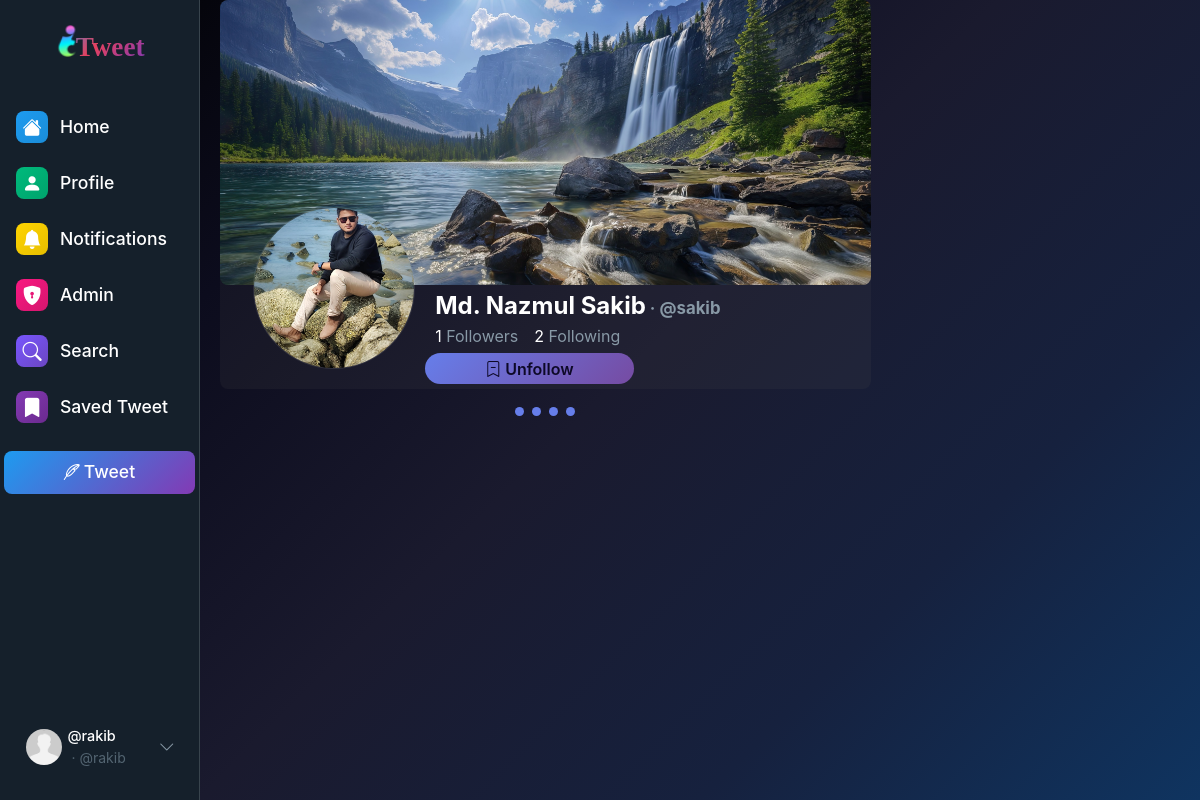
Page /user/profile/1 (signed in) on the committed database.
### user_profile/models.py (models this page shows, shortened)
class UserProfile(models.Model):
    GENDER_CHOICES = [
        ('M', 'Male'),
        ('F', 'Female'),
        ('O', 'Other'),
        ('N', 'Prefer not to say'),
    ]
    RELATIONSHIP_STATUS = [
        ('SINGLE', 'Single'),
        ('IN_RELATIONSHIP', 'In a relationship'),
        ('ENGAGED', 'Engaged'),
        ('MARRIED', 'Married'),
        ('COMPLICATED', "It's complicated"),
        ('SEPARATED', 'Separated'),
        ('DIVORCED', 'Divorced'),
        ('WIDOWED', 'Widowed'),
    ]
    user = models.OneToOneField(User, on_delete=models.CASCADE, related_name='profile')
    name=models.TextField(max_length=200,blank=True,null=True)
    bio = models.TextField(max_length=500, blank=True, null=True)
    date_of_birth = models.DateField(blank=True, null=True)
    gender = models.CharField(max_length=1, choices=GENDER_CHOICES, blank=True, null=True)
    phone_number = models.CharField(max_length=20, blank=True, null=True)
    profile_picture = models.ImageField(
        upload_to='profile_pictures/',
        blank=True,
        null=True,
        default='profile_pictures/default_avatar.jpg'
    )
    cover_photo = models.ImageField(
        upload_to='cover_photos/',
        blank=True,
        null=True,
        default='cover_photos/default_cover.jpg'
    )
    follower_count=models.IntegerField(default=0)
    following_count=models.IntegerField(default=0)
    current_city = models.CharField(max_length=100, blank=True, null=True)
    hometown = models.CharField(max_length=100, blank=True, null=True)
    country = models.CharField(max_length=100, blank=True, null=True)
    workplace = models.CharField(max_length=200, blank=True, null=True)
    position = models.CharField(max_length=200, blank=True, null=True)
    education = models.CharField(max_length=200, blank=True, null=True)
    website = models.URLField(blank=True, null=True)
    facebook_url = models.URLField(blank=True, null=True)
    twitter_url = models.URLField(blank=True, null=True)
    instagram_url = models.URLField(blank=True, null=True)
    linkedin_url = models.URLField(blank=True, null=True)
    relationship_status = models.CharField(max_length=20, choices=RELATIONSHIP_STATUS, blank=True, null=True)
    is_profile_public = models.BooleanField(default=True)
    show_email = models.BooleanField(default=False)
    show_phone = models.BooleanField(default=False)
    created_at = models.DateTimeField(auto_now_add=True)
    updated_at = models.DateTimeField(auto_now=True)
    @property
    def full_name(self):
        if self.user.first_name and self.user.last_name:
            return f"{self.user.first_name} {self.user.last_name}"
        elif self.user.first_name:
            return self.user.first_name
        elif self.user.last_name:
            return self.user.last_name
        else:
            return self.user.username

### user_profile/views/user_profile.py (the view)
# urls.py: path('profile/<int:user_id>', UserProfile, name='user_profile'),
@login_required
def UserProfile(request,user_id):
        user=get_object_or_404(User,id=user_id)
        user_profile=get_object_or_404(UserProfileModel,user=user)
        comment_form=CommentForm()
        is_following=FollowModel.objects.filter(user=request.user,following_to=user).exists() if request.user.is_authenticated else False
        return render(request, 'user_profile.html',{
            'comment_form':comment_form,
            "profile_user":user,
            'user_profile':user_profile,
            'is_following':is_following,
            })

### user_profile/templates/user_profile.html (shortened to what this page needs)
{% extends 'layout.html' %}
{% load static %}
{% block content %}
  <link rel="stylesheet" href="{% static 'css/user_profile/profile_body_style.css' %}" />
  <link rel="stylesheet" href="{% static 'css/components/tweet_card_style.css' %}" />
  <link rel="stylesheet" href="{% static 'css/components/comment_style.css' %}" />
  <div class="d-flex px-lg-1 h-100">
    <div class="col-lg-8 user_profile_center_container overflow-auto">
      <div class="user_profile_data_container_parent">
        <div class="user_profile_data_container p-0">
          <div class="user_profile_cover_photo_container">
            <img class="user_profile_cover_photo" src="{{ user_profile.cover_photo.url }}" alt="" />
          </div>
          <div class="user_profile_display_photo_container z-1 d-flex">
            <img class="user_profile_display_photo border" src="{{ user_profile.profile_picture.url }}" alt="" />
            <div class="row ms-2">
              <div class="col-12 p-0 h-50"></div>
              <div class="user_profile_name_container d-flex flex-column col-12">
                <p class="profile_name m-0 hx">
                  {{ user_profile.name }}<span class="profile_username text-muted m-0 ms-1">&middot; {{ profile_user.username }}</span>
                </p>
                <div class="d-flex gap-3">
                  <div class="user_profile_follower_count_container" data-bs-toggle="modal" data-bs-target="#id_user_profile_follow_list_modal">
                    <span class="profile_followers_count">{{ user_profile.follower_count }}</span> <span class="text-muted">Followers</span>
                  </div>
                  <div class="user_profile_following_count_container" data-bs-toggle="modal" data-bs-target="#id_user_profile_follow_list_modal">
                    <span class="profile_following_count">{{ user_profile.following_count }}</span> <span class="text-muted">Following</span>
                  </div>
                </div>
                <div class="user_profile_header_edit_profile">
                  {% if user.id == profile_user.id %}
                    <a href="{% url 'edit_profile' %}"><button class="btn text-danger-emphasis p-0"><i class="bi bi-pencil-fill"></i> Edit Profile</button></a>
                  {% elif is_following %}
                    <button class="btn profile-follow-btn" onclick="fn_toggle_follow('{{ profile_user.id }}')"><i class="bi bi-bookmark-dash"></i> Unfollow</button>
                  {% else %}
                    <button class="btn profile-follow-btn" onclick="fn_toggle_follow('{{ profile_user.id }}')"><i class="bi bi-bookmark-plus"></i> Follow</button>
                  {% endif %}
                </div>
              </div>
            </div>
          </div>
        </div>
      </div>
      <div class="tab-content active" id="tweetsTab">
        <div class="user_feed_container p-lg-3 p-1">
          <div class="loading-spinner text-center" id="profile_tweet_loading">
            <div class="loading-dots">
              <div class="dot"></div>
              <div class="dot"></div>
              <div class="dot"></div>
              <div class="dot"></div>
            </div>
          </div>
        </div>
      </div>
    </div>
    <div class="user_profile_detail col-lg-4 overflow-auto vh-100 p-2 d-none d-lg-block"></div>
  </div>
{% endblock %}

### templates/layout.html (shortened to what this page needs)
{% load static %}
<html lang="en" data-bs-theme="dark">
<head>
  <link href="https://cdn.jsdelivr.net/npm/bootstrap@5.3.8/dist/css/bootstrap.min.css" rel="stylesheet"
 />
  <link rel="stylesheet" href="https://cdn.jsdelivr.net/npm/bootstrap-icons@1.13.1/font/bootstrap-icons.min.css" />
  <link rel="stylesheet" href="{% static 'css/layout.css' %}" />
  <link rel="stylesheet" href="{% static 'css/dark-mode.css' %}" />
</head>
<body class="dark-mode cosmic">
  <div class="">
    {% block full_page %}
    <div class="container-fluid p-0">
        {% include 'layouts/mobile_top_bar.html' %}
      <div class="d-flex">
        <div class="col-sm-2 col-md-1 col-lg-2 home-left-panel p-0 d-none d-sm-block">
          {% include 'layouts/home_left_panel.html' %}
        </div>
        <div class="col-12 col-sm-10 col-md-11 col-lg-10 p-0 ps-lg-3 content-panel">
          {% block content %}{% endblock %}
        </div>
      </div>
        {% include 'layouts/mobile_bottom_bar.html' %}
    </div>
    {% endblock %}
  </div>
</body>
</html>

### templates/layouts/mobile_top_bar.html (shortened to what this page needs)
{% load static %}
<link rel="stylesheet" href="{% static 'css/layouts_style/mobile_topbar_style.css' %}" />

### templates/layouts/home_left_panel.html (shortened to what this page needs)
{% load static %}
<link rel="stylesheet" href="{% static 'css/layouts_style/home_left_panel_style.css' %}" />
<div class="left-panel-dark d-flex flex-column justify-content-between py-4 vh-100">
  <div class="px-auto">
    <div class="text-center mb-4">
      <a class="navbar-brand logo-gradient" href="{% url 'home' %}"><img src="{% static 'favicon.ico' %}" alt="iTweet Logo" class="nav-logo-img" />Tweet</a>
    </div>
    <div class="nav-menu">
      <a class="nav-item" href="{% url 'home' %}">
        <div class="nav-icon-wrapper gradient-primary">
          <i class="bi bi-house-fill"></i>
        </div>
        <span class="nav-label">Home</span>
      </a>
      <a class="nav-item"
        href="{% if user.is_authenticated %}
          {% url 'user_profile' user_id=user.id %}
        {% else %}
          {% url 'user_profile' user_id=1 %}
        {% endif %}">
        <div class="nav-icon-wrapper gradient-success">
          <i class="bi bi-person-fill"></i>
        </div>
        <span class="nav-label">Profile</span>
      </a>
      <a class="nav-item" href="#">
        <div class="nav-icon-wrapper gradient-warning">
          <i class="bi bi-bell-fill"></i>
        </div>
        <span class="nav-label">Notifications</span>
      </a>
      <a class="nav-item" href="{% url 'admin:index' %}">
        <div class="nav-icon-wrapper gradient-danger">
          <i class="bi bi-shield-lock-fill"></i>
        </div>
        <span class="nav-label">Admin</span>
      </a>
      <a class="nav-item" id="left_panel_search_btn" data-bs-toggle="offcanvas" href="#offcanvasExample" role="button" aria-controls="offcanvasExample">
        <div class="nav-icon-wrapper gradient-info">
          <i class="bi bi-search"></i>
        </div>
        <span class="nav-label">Search</span>
      </a>
      <a class="nav-item" href="{% url 'user_saved_tweets_page' %}">
        <div class="nav-icon-wrapper gradient-purple">
          <i class="bi bi-bookmark-fill"></i>
        </div>
        <span class="nav-label">Saved Tweet</span>
      </a>
    </div>
    <a href="{% url 'tweet_create' %}">
      <div class="mt-3 px-1">
        <button class="btn btn-tweet-gradient w-100 py-2"><i class="bi bi-feather me-1"></i><span class="nav-label">Tweet</span></button>
      </div>
    </a>
  </div>
  <div class="px-3">
    {% if user.is_authenticated %}
      <div class="user-profile-dropup position-relative">
        <div class="user-profile-card" data-bs-toggle="dropdown" aria-expanded="false">
          <div class="user-avatar2">
            <img src="{{ user.profile.profile_picture.url }}" alt="{{ user.username }}" class="profile-img" />
          </div>
          <div class="user-info d-none d-lg-block">
            <div class="d-none d-lg-block">
              <p class="left_panel_username d-none d-xl-block">{{ user.profile.full_name|default:user.username }}</p>
              <p class="user-handle">{{ user.username }}</p>
            </div>
          </div>
          <div class="dropdown-arrow">
            <i class="bi bi-chevron-down"></i>
          </div>
        </div>
      </div>
    {% else %}
      <div class="login-prompt">
        <a class="btn btn-outline-gradient-home-left w-100 py-2" href="{% url 'login' %}"><i class="bi bi-box-arrow-in-right me-2"></i>Login</a>
      </div>
    {% endif %}
  </div>
</div>

### templates/layouts/mobile_bottom_bar.html (shortened to what this page needs)
{% load static %}
<link rel="stylesheet" href="{% static 'css/layouts_style/mobile_bottom_bar.css' %}" />

### static/css/layout.css (style rules this page uses)
body { height: 100vh; overflow: auto; }
.content-panel { scrollbar-width: none; overflow: auto; height: 100vh; }
:root { --bg-dark: #15202b; --bg-card: #192734; --bg-hover: #22303c; --text-primary: #ffffff; --text-secondary: #8899a6; --accent-primary: #1d9bf0; --accent-hover: #1a8cd8; --border-color: #38444d; --mobile: (max-width: 576px); }
.hx { font-size: x-large; font-weight: bold; }
.gradient-primary { background: linear-gradient(135deg, #1d9bf0, #1a8cd8); }
.gradient-success { background: linear-gradient(135deg, #00ba7c, #00a36c); }
.gradient-warning { background: linear-gradient(135deg, #ffd400, #e6be00); }
.gradient-danger { background: linear-gradient(135deg, #f91880, #d4166e); }
.gradient-info { background: linear-gradient(135deg, #7856ff, #6b46c1); }
.gradient-purple { background: linear-gradient(135deg, #833ab4, #6b2a8e); }
.loading-dots { display: flex; justify-content: center; gap: 8px; padding: 2px; }
.dot { width: 9px; height: 9px; border-radius: 50%; background: #667eea; animation: bounce 1.4s infinite ease-in-out both; }
.dot:nth-child(1) { animation-delay: -0.48s; }
.dot:nth-child(2) { animation-delay: -0.24s; }
.dot:nth-child(3) { animation-delay: -0.12s; }

### static/css/dark-mode.css (style rules this page uses)
body.dark-mode { color: #ffffff !important; font-family: -apple-system, BlinkMacSystemFont, "Segoe UI", Roboto, sans-serif; min-height: 100vh; background-attachment: fixed; margin: 0; padding: 0; }
body.dark-mode .container, body.dark-mode .container-fluid { background: transparent !important; }
.dark-mode.cosmic { background: linear-gradient(135deg, #000000 0%, #0c0c1d 25%, #1a1a2e 50%, #16213e 75%, #0f3460 100%) !important; }
body.dark-mode .navbar-brand, body.dark-mode .navbar-nav .nav-link { color: #ffffff !important; }
body.dark-mode .text-muted { color: #8899a6 !important; }
body.dark-mode .border { border-color: rgba(255, 255, 255, 0.1) !important; }

### static/css/layouts_style/home_left_panel_style.css (style rules this page uses)
.navbar-brand { font-family: "Brush Script MT", cursive; }
.home-left-panel { background: linear-gradient(135deg, #17292cff 0%, #171a1aff 100%); }
.left-panel-dark { background: var(--bg-dark); border-right: 1px solid var(--border-color); width: 100%; }
.logo-gradient { font-size: 1.7rem; font-weight: 700; background: linear-gradient(135deg, #1d9bf0 0%, #e4405f 50%, #833ab4 100%); -webkit-background-clip: text; -webkit-text-fill-color: transparent; background-clip: text; text-decoration: none; transition: all 0.3s ease; margin-left: -10px; }
.nav-logo-img { height: 2.2rem; margin-right: -4px; margin-bottom: 16px; }
.nav-menu { display: flex; flex-direction: column; gap: 0rem; }
.nav-item { display: flex; align-items: center; padding: 0.75rem 1rem; color: var(--text-primary); text-decoration: none; border-radius: 8px; transition: all 0.3s ease; position: relative; gap: 0.75rem; }
.nav-icon-wrapper { width: 32px; height: 32px; display: flex; align-items: center; justify-content: center; border-radius: 8px; transition: all 0.3s ease; }
.nav-icon-wrapper i { font-size: 1.2rem; color: white; }
.nav-label { font-size: 1.1rem; font-weight: 500; transition: all 0.3s ease; }
.btn-tweet-gradient { background: linear-gradient(135deg, #1d9bf0, #833ab4); border: none; border-radius: 8px; font-weight: 600; font-size: 1rem; color: white; transition: all 0.3s ease; position: relative; overflow: hidden; }
.btn-tweet-gradient::before { content: ""; position: absolute; top: 0; left: -100%; width: 100%; height: 100%; background: linear-gradient(90deg, transparent, rgba(255, 255, 255, 0.2), transparent); transition: left 0.5s; }
.user-profile-dropup { position: relative; }
.user-profile-card { display: flex; align-items: center; padding: 0.45rem; background: transparent; border-radius: 8px; cursor: pointer; transition: all 0.3s ease; gap: 0.2rem; border: 1px solid transparent; }
.profile-img { width: 40px; height: 40px; border-radius: 50%; object-fit: cover; border: 2px solid transparent; transition: all 0.3s ease; }
.user-info { flex: 1; min-width: 0; }
.left_panel_username { color: var(--text-primary); margin: 0; font-size: 0.9rem; font-weight: 500; white-space: nowrap; overflow: hidden; text-overflow: ellipsis; transition: all 0.3s ease; }
.user-handle { color: var(--text-secondary); margin: 0; font-size: 0.8rem; white-space: nowrap; overflow: hidden; text-overflow: ellipsis; transition: all 0.3s ease; }
.dropdown-arrow { color: var(--text-secondary); flex-shrink: 0; transition: all 0.3s ease; }

### rows in the picture
UserProfile: cover_photo (picture), profile_picture (picture), name "Md. Nazmul Sakib", follower_count "1", following_count "2"

### other values in the picture
{{ user.profile.full_name|default:user.username }} "@rakib"
{{ user.username }} "@rakib"
{{ profile_user.username }} "@sakib"
